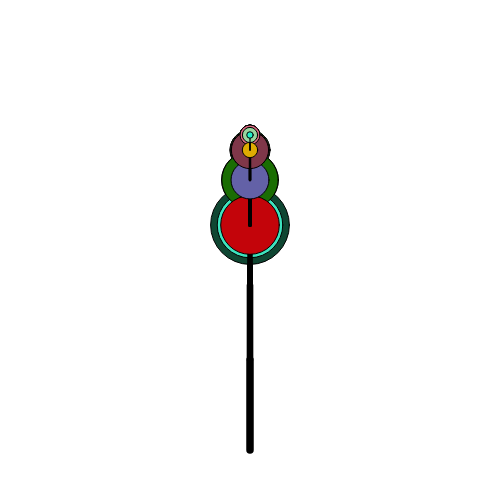
Frame 1 (no input)
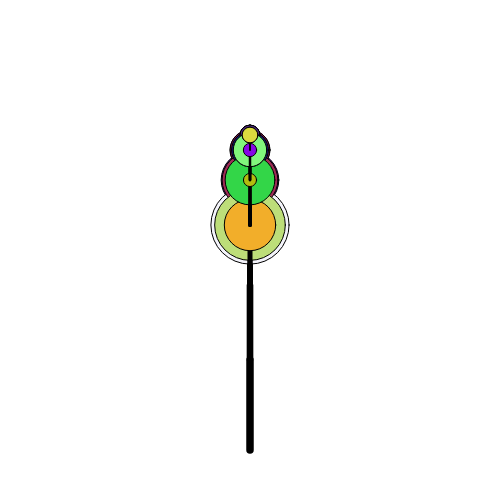
Frame 60 (no input)
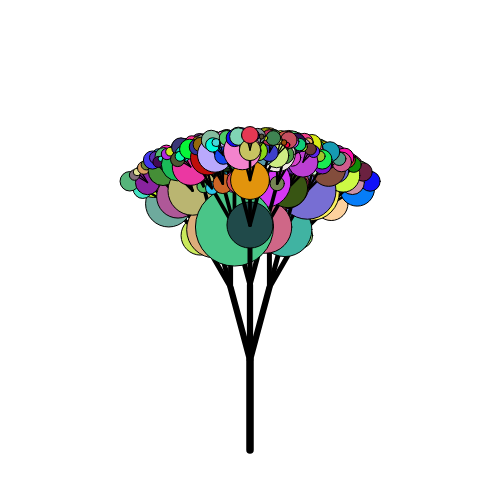
Frame 120 (the mouse pressed at the canvas centre since frame 60)

The p5.js sketch that drew these frames (run headless with seeded random() and noise() and a simulated clock; from frame 60 on, the mouse is pressed at the canvas centre):

// p5.js sketch
// ── sketch.js
// Balloon Tree
// Mason L.
// Dec. 4, 2023
//



let scale = 15;
let depth = 6;

function setup() {
  createCanvas(500, 500);
  background(255);
  
}

function draw() {
  background(255);
  //randomSeed(50);
  drawTree(width/2, height*.9, 90, depth);
}

function drawLine( x1,  y1,  x2,  y2,  depth) {
  //draw a line segment connecting (x1,y1) to (x2,y2)
  strokeWeight(depth*1.25);
  line(x1, y1, x2, y2);
}

function drawTree(x1, y1, angle, depth) {
  if (depth > 0) {
    let x2 = x1 + (cos(radians(angle))*depth*scale);     //calculate endpoints of current branch
    let y2 = y1 - (sin(radians(angle))*depth*scale);     //using trig ratios. Get shorter based on depth
    
    drawLine(x1, y1, x2, y2, depth);
    if (depth < 5) drawLeaf(x2, y2, depth);
    
    //for a 2-branch tree:
    let offset = map(mouseX, 0 , width, 0, 30); // for each branch of the tree
    drawTree(x2, y2, angle - offset, depth-1);
    drawTree(x2, y2, angle + offset, depth-1);
    drawTree(x2, y2, angle, depth-1);
  }
}

function drawLeaf(x2, y2, depth){ // draws the leaves as circles, random fill colour and size
  strokeWeight(1);
  fill(random(0,255), random(0,255), random(0,255));
  let numb = random(3,20);
  circle(x2, y2, depth*numb);
}
function keyTyped(){ // increases and decreases depth 
  if( key === "x"){
    depth++;
  }
  if(key === "z"){
    depth--;
  }
}
